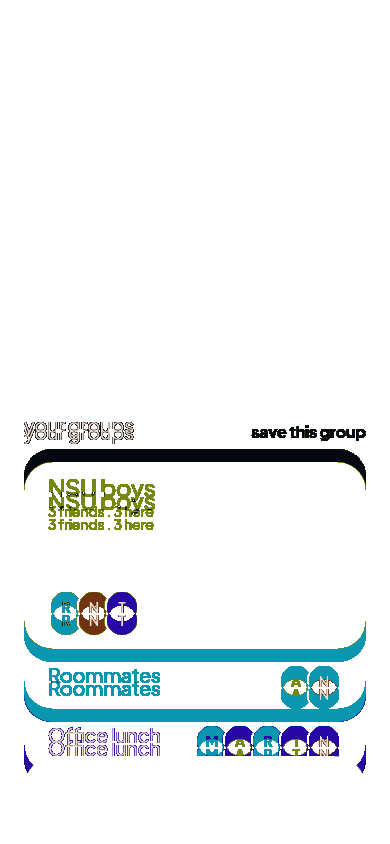
#> input picture apps/mobile/test/failures/new_bill_isolatedDiff.png, 390 x 844 px, given in place of splitbit_icon_source.png, which was not available
$ python make_brand_assets.py
#> lines starting #> are read from the running program, lines starting #| are printed output that depends on the picture; after the words box and inside, x2 and y2 are one past the last pixel; in counts of white or black regions, pixels touching at a corner belong together; pictures that were not available may be replaced by others from this repository, and a replacement may not be noted
#!/usr/bin/env python3
"""Builds every logo and icon from apps/mobile/assets/brand/splitbit_icon_source.png.

  python3 tool/make_brand_assets.py

Writes: the transparent in-app mark, Android launcher icons (legacy and adaptive) and the splash
logo, the iOS app icon set, and the share page logo. Run again if the source image changes.
"""
import json
import os

import numpy as np
from PIL import Image

root = os.path.join(os.path.dirname(__file__), "..")
mobile = os.path.join(root, "apps", "mobile")
src = Image.open(os.path.join(mobile, "assets", "brand", "splitbit_icon_source.png")).convert("RGB")
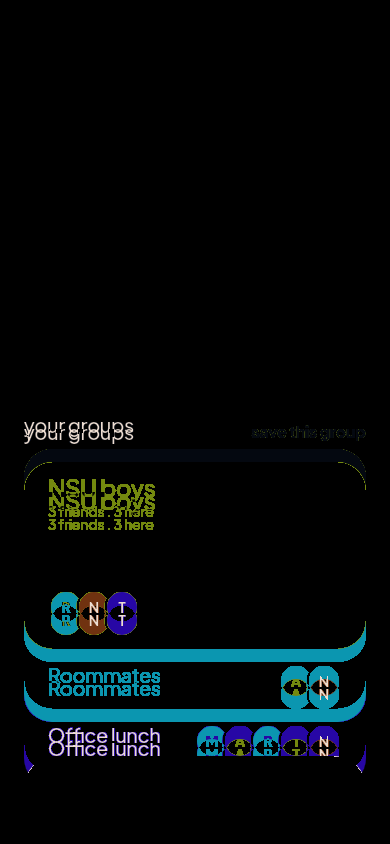
#> src: PIL image 390x844 RGB; mean R, G, B 3.8, 9.4, 10.7


def logo_with_alpha(img):
    """Crop to the logo and turn the white background transparent (soft edges)."""
    arr = np.array(img).astype(np.float32)
    dist = (255.0 - arr).max(axis=2)  # how far each pixel is from white
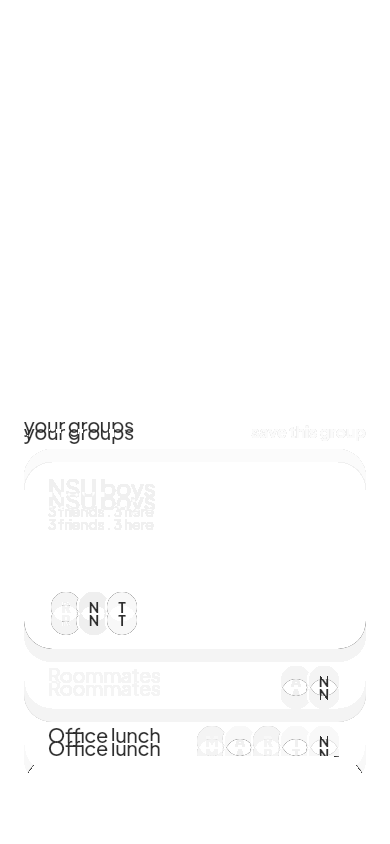
#> dist: shape (844, 390) float32; min 47, max 255, mean 252.9
    mask = dist > 6
#> mask: shape (844, 390) bool; every value is 1
    ys, xs = np.where(mask)
    x0, x1, y0, y1 = xs.min(), xs.max() + 1, ys.min(), ys.max() + 1
#> x0 = 0; x1 = 390; y0 = 0; y1 = 844
    alpha = np.clip(dist / 64.0, 0.0, 1.0)  # anything clearly off-white is fully opaque
    rgba = np.dstack([arr, alpha * 255.0]).astype(np.uint8)
    return Image.fromarray(rgba, "RGBA").crop((x0, y0, x1, y1))


mark = logo_with_alpha(src)  # transparent, tight crop


def fit(img, box_w, box_h):
#> called with box_w = 240, box_h = 300
    s = min(box_w / img.width, box_h / img.height)
#> s = 0.355
    return img.resize((max(1, round(img.width * s)), max(1, round(img.height * s))), Image.LANCZOS)
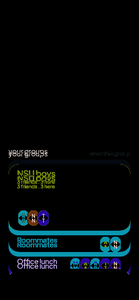
#> returned value: PIL image 139x300 RGBA; mean R, G, B, A 3.9, 9.6, 10.9, 254.8; transparent parts drawn white


def on_canvas(size, fraction, bg=None):
    """The mark centred on a square canvas, its longer side `fraction` of the canvas."""
    canvas = Image.new("RGBA", (size, size), bg if bg else (0, 0, 0, 0))
    m = fit(mark, size * fraction, size * fraction)
    canvas.alpha_composite(m, ((size - m.width) // 2, (size - m.height) // 2))
    return canvas


def save(img, *path, rgb=False):
    p = os.path.join(mobile, *path)
    os.makedirs(os.path.dirname(p), exist_ok=True)
    (img.convert("RGB") if rgb else img).save(p, optimize=True)


# ---- in-app mark (Logo widget, share picture)
save(fit(mark, 240, 300), "assets", "brand", "splitbit_mark.png")

# ---- Android
res = ["app", "src", "main", "res"]
legacy = {"mdpi": 48, "hdpi": 72, "xhdpi": 96, "xxhdpi": 144, "xxxhdpi": 192}
adaptive = {"mdpi": 108, "hdpi": 162, "xhdpi": 216, "xxhdpi": 324, "xxxhdpi": 432}
white = (255, 255, 255, 255)
for d, px in legacy.items():
    save(on_canvas(px, 0.74, white), "android", *res, f"mipmap-{d}", "ic_launcher.png", rgb=True)
#> this loop made 5 passes
#> pass 1, in save (call 2), `(img.convert("RGB") if rgb else img).save(p, optimize=True)`:
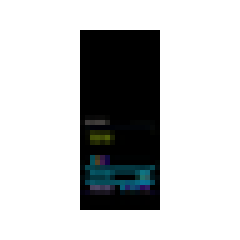
#> saved as ic_launcher.png: PIL image 48x48 RGB (shown 5 times larger); mean R, G, B 192.3, 193.7, 194.1
for d, px in adaptive.items():
    # The adaptive icon is cropped to a circle or squircle: keep the mark inside the middle 60%.
    save(on_canvas(px, 0.62), "android", *res, f"mipmap-{d}", "ic_launcher_foreground.png")
#> this loop made 5 passes
#> pass 1, in on_canvas (call 6), `m = fit(mark, size * fraction, size * fraction)`:
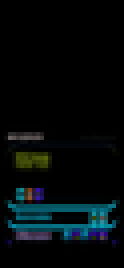
#> m: PIL image 31x67 RGBA (shown 4 times larger); mean R, G, B, A 3.8, 9.7, 11.1, 254.8; transparent parts drawn white
#> pass 1, in save (call 7), `(img.convert("RGB") if rgb else img).save(p, optimize=True)`:
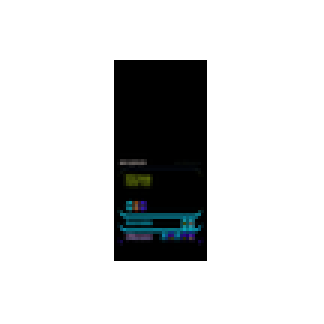
#> saved as ic_launcher_foreground.png: PIL image 108x108 RGBA (shown 3 times larger); mean R, G, B, A 0.7, 1.7, 2, 45.4; transparent parts drawn white
# Splash logo, about 120 dp.
save(fit(mark, 300, 372), "android", *res, "drawable-xxhdpi", "launch_logo.png")
#> in fit (call 12), `return img.resize((max(1, round(img.width * s)), max(1, round(img.heig..`:
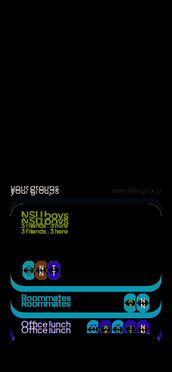
#> returned value: PIL image 172x372 RGBA; mean R, G, B, A 3.9, 9.6, 10.9, 254.8; transparent parts drawn white

# ---- iOS (no transparency allowed in app icons)
icon_dir = os.path.join(mobile, "ios", "Runner", "Assets.xcassets", "AppIcon.appiconset")
#> (the run stopped early here; a loop or call above may not have finished)

$ run again, on apps/mobile/test/failures/new_bill_masterImage.png
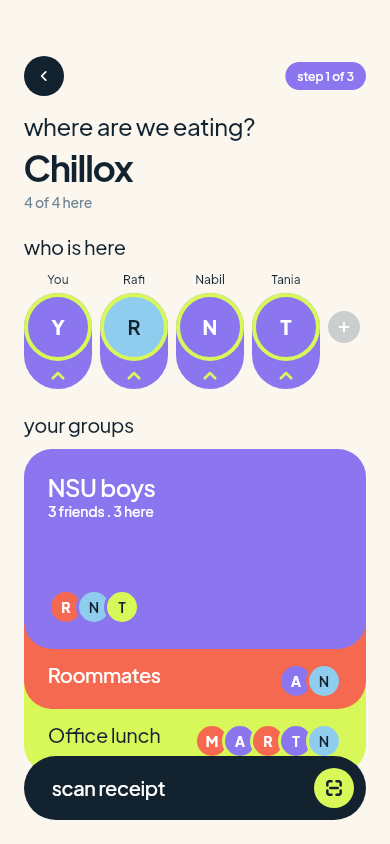
#> input picture apps/mobile/test/failures/new_bill_masterImage.png, 390 x 844 px, given in place of splitbit_icon_source.png, which was not available
#> in logo_with_alpha, `mask = dist > 6`:
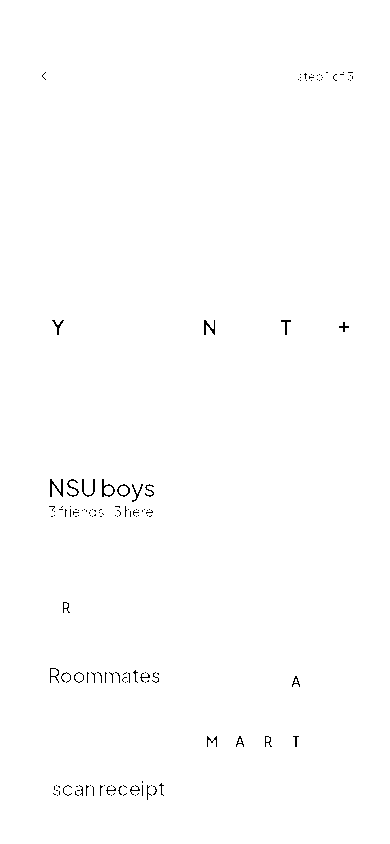
#> mask: shape (844, 390) bool; 99.5% white; black in thin lines or dots, all inside (x1, y1, x2, y2) = (42, 72, 353, 800)
#> x0 = 0; x1 = 390; y0 = 0; y1 = 844
#> in fit (call 12), `return img.resize((max(1, round(img.width * s)), max(1, round(img.heig..`:
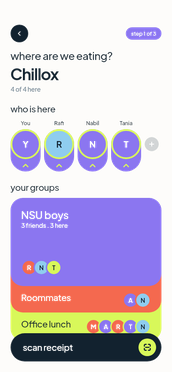
#> returned value: PIL image 172x372 RGBA; mean R, G, B, A 198.9, 186.7, 205.5, 152.5; transparent parts drawn white
